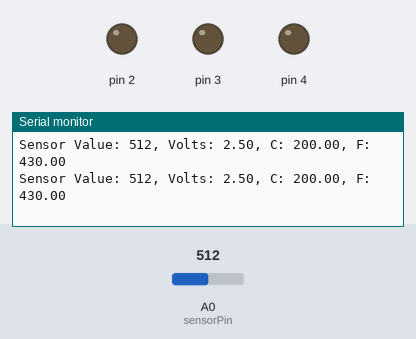
The sketch below on a simulated Arduino Uno, built with avr-gcc and run on an emulated ATmega328P. On the bench: output pins drawn as LEDs (lit = HIGH), the last lines printed to the serial monitor. The inputs (shaded band) are chosen by the test bench; at power-on: A0 (sensorPin) = 512.

Above: at 1.2 s.
1.3 s: A0 (sensorPin) set to 322
At 1.41 s:
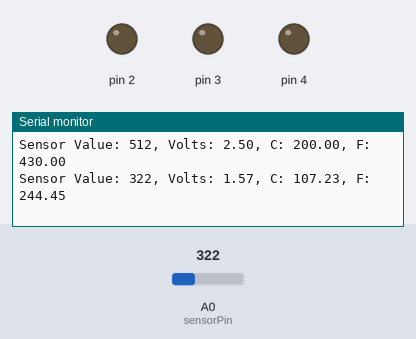
4.3 s: A0 (sensorPin) set to 298
At 4.33 s:
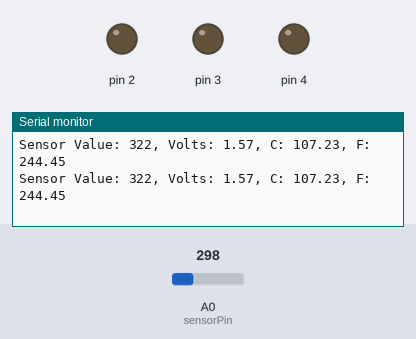
Timing chart, 0 to 7.3 s (numbered marks = the images above; inputs shaded):
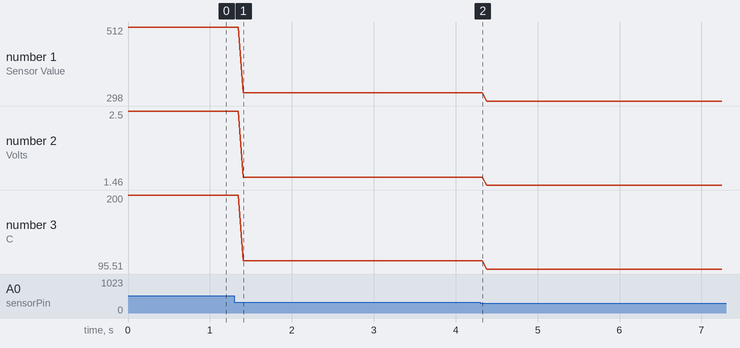

The sketch:

sketch_jan09a.ino
```cpp
const int sensorPin = A0;
const float baselineTemp = 20.0;

void setup() {
  Serial.begin(9600);

  for (int pinNumber = 2; pinNumber < 5; pinNumber++) {
    pinMode(pinNumber, OUTPUT);
    digitalWrite(pinNumber, LOW);
  }
}

void loop() {
  int sensorValue = analogRead(sensorPin);

  Serial.print("Sensor Value: ");
  Serial.print(sensorValue);

  float voltage = (sensorValue / 1024.0) * 5.0;

  Serial.print(", Volts: ");
  Serial.print(voltage);

  Serial.print(", C: ");
  // convert voltage to degress
  float temperature = (voltage - .5) * 100;
  float farenheit = (temperature * 2) + 30;
  Serial.print(temperature);

  Serial.print(", F: ");
  Serial.println(farenheit);

  if (temperature < baselineTemp) {
    digitalWrite(2, LOW);
    digitalWrite(3, LOW);
    digitalWrite(4, LOW);
  } else if (temperature >= baselineTemp + 2 && temperature < baselineTemp + 4) {
    digitalWrite(2, HIGH);
    digitalWrite(3, HIGH);
    digitalWrite(4, LOW);
  } else if (temperature >= baselineTemp + 4 && temperature < baselineTemp + 6) {
    digitalWrite(2, HIGH);
    digitalWrite(3, HIGH);
    digitalWrite(4, HIGH);
  }
  delay(1);
}
```

Measured:
- after the input at 1.3 s, the serial monitor: prints a new line after 0.10 s (image 1)
- plotted number 1: 512 → 322 after the input at 1.3 s, 322 → 298 after the input at 4.3 s
- plotted number 2: 2.5 → 1.57 after the input at 1.3 s, 1.57 → 1.46 after the input at 4.3 s
- plotted number 3: 200 → 107.23 after the input at 1.3 s, 107.23 → 95.51 after the input at 4.3 s
